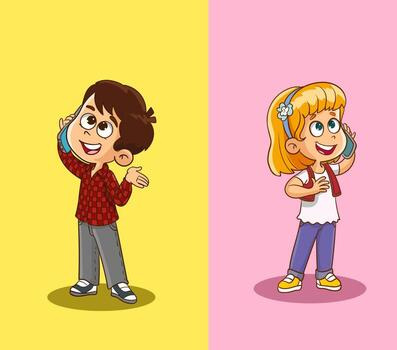
#> input picture image-search/flat-vector-cartoon-character-kids-style-1.jpg, 397 x 350 px, given in place of f009.png, which was not available
$ python look_compare.py ../../../../../image-search ../../../../../image-search/flat-vector-cartoon-character-kids-style-2.jpg
#> lines starting #> are read from the running program, lines starting #| are printed output that depends on the picture
# usage: python scripts/look_compare.py <roundDir> <out.jpg> [frame:refTime ...]
# reference frames: $LOOK_REF/f_<time>.jpg (default ref_private/study/cart/full), extracted with ffmpeg; never published
# side-by-side ours | reference per pair, 432x768 each, plus simple metrics printed per pair
import sys, os
from PIL import Image, ImageStat
import numpy as np
rd, out = sys.argv[1], sys.argv[2]
pairs = [a.split(':') for a in (sys.argv[3:] or ['9:0.3', '82:10.6'])]
W, H = 432, 768
sheet = Image.new('RGB', (len(pairs) * (2 * W + 16), H), 'white')
#> sheet: PIL image 1760x768 RGB; every value is 255
def metrics(im):
    a = np.asarray(im.convert('RGB').resize((270, 480))).astype(float) / 255
    l = a @ [0.2126, 0.7152, 0.0722]
    mx, mn = a.max(2), a.min(2); sat = np.where(mx > 0, (mx - mn) / np.maximum(mx, 1e-6), 0)
    gy, gx = np.gradient(l); edge = (np.hypot(gx, gy) > 0.08).mean()
    return f"luma {l.mean():.2f} sat {sat.mean():.2f} contrast {l.std():.2f} edges {edge:.3f}"
for i, (f, t) in enumerate(pairs):
    a = Image.open(f"{rd}/f{int(f):03d}.png").convert('RGB')
#> a is the input picture: PIL image 397x350 RGB; mean R, G, B 236.4, 192.2, 135.1
    b = Image.open(os.path.join(os.environ.get("LOOK_REF", "ref_private/study/cart/full"), f"f_{t}.jpg")).convert('RGB')
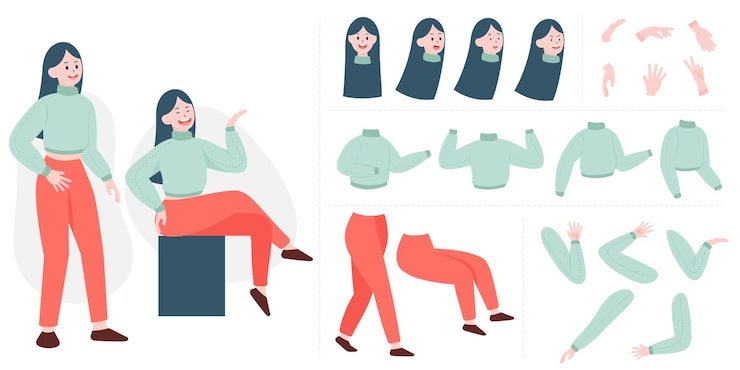
#> input picture image-search/flat-vector-cartoon-character-kids-style-2.jpg, 740 x 370 px, given in place of f_0.3.jpg, which was not available
#> b is the input picture: PIL image 740x370 RGB; mean R, G, B 232.4, 225.6, 224.5
    print(f"frame {f} vs ref {t}s\n  ours {metrics(a)}\n  ref  {metrics(b)}")
#> in metrics, `a = np.asarray(im.convert('RGB').resize((270, 480))).astype(float) / 255`:
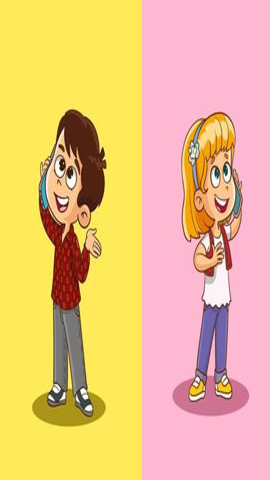
#> a: shape (480, 270, 3) float64; mean R, G, B 0.927, 0.754, 0.53
#> in metrics, `l = a @ [0.2126, 0.7152, 0.0722]`:
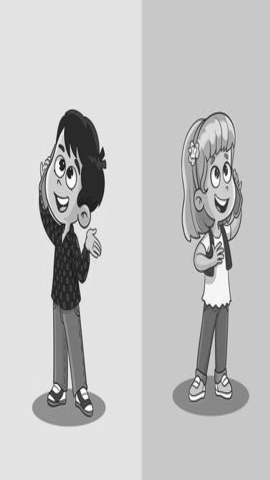
#> l: shape (480, 270) float64; min 0.0412, max 1, mean 0.774
#> in metrics, `edge = (np.hypot(gx, gy) > 0.08).mean()`: edge = 0.0845
#> in metrics (call 2), `mx, mn = (a.max(2), a.min(2))`:
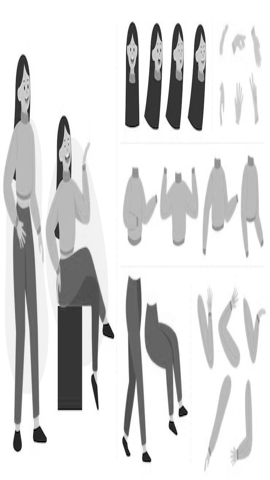
#> mn: shape (480, 270) float64; min 0, max 1, mean 0.857
#> in metrics (call 2), `sat = np.where(mx > 0, (mx - mn) / np.maximum(mx, 1e-06), 0)`:
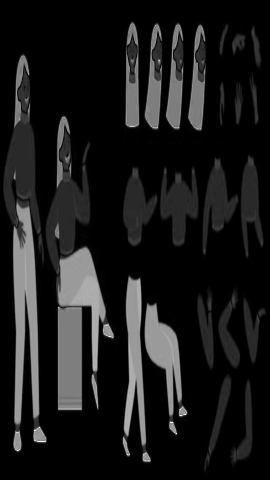
#> sat: shape (480, 270) float64; min 0, max 1, mean 0.104
#> in metrics (call 2), `gy, gx = np.gradient(l)`:
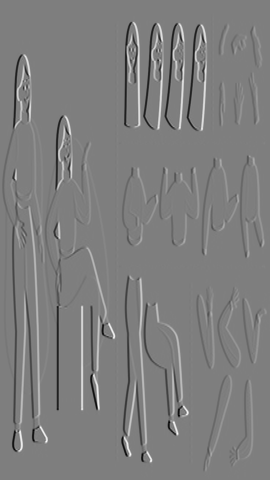
#> gx: shape (480, 270) float64; min -0.474, max 0.478, mean 3.57e-07; drawn with min black and max white
#> in metrics (call 2), `edge = (np.hypot(gx, gy) > 0.08).mean()`: edge = 0.0939
#| frame 9 vs ref 0.3s
#|   ours luma 0.77 sat 0.48 contrast 0.18 edges 0.084
#|   ref  luma 0.89 sat 0.10 contrast 0.20 edges 0.094
    x = i * (2 * W + 16)
    sheet.paste(a.resize((W, H)), (x, 0)); sheet.paste(b.resize((W, H)), (x + W + 4, 0))
#> after `sheet.paste(b.resize((W, H)), (x + W + 4, 0))`:
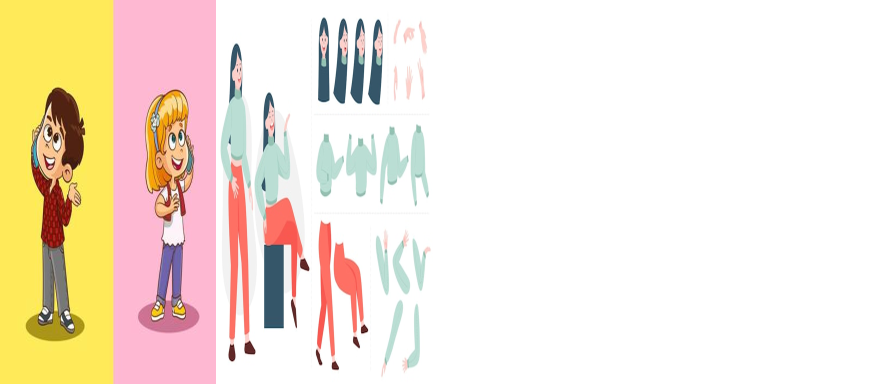
#> sheet: PIL image 1760x768 RGB (shown at 1/2 size); mean R, G, B 244.9, 232.4, 218.1
#> (the run stopped early here; a loop or call above may not have finished)
